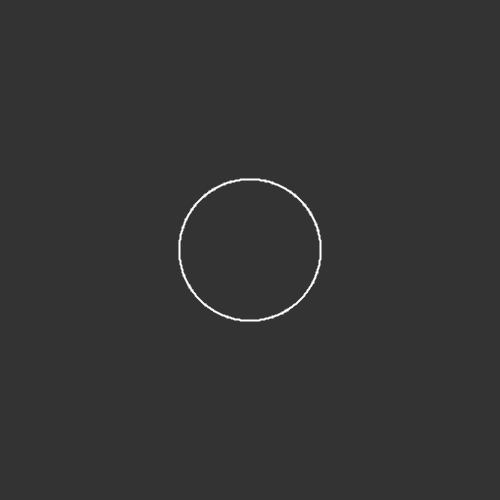
Frame 1 (no input)
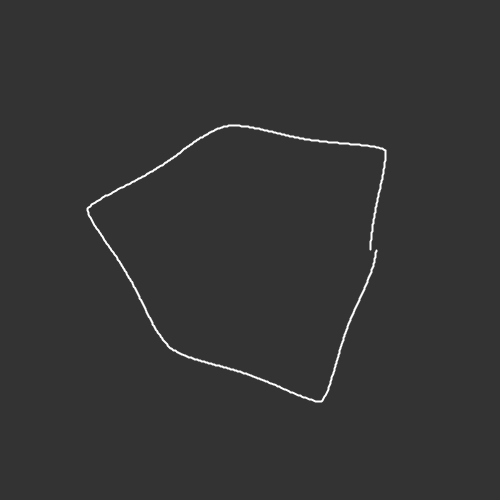
Frame 60 (the mouse pressed at the canvas centre just before this capture)
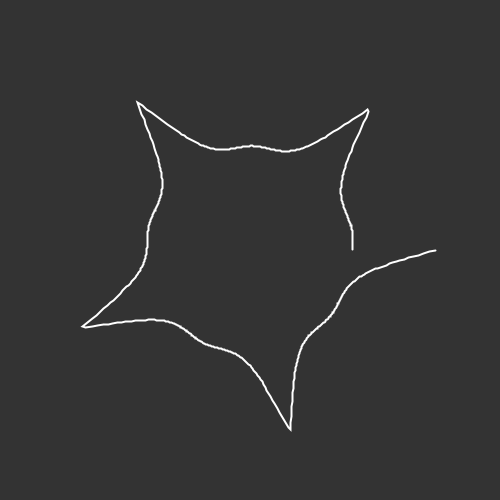
Frame 120 (the mouse held since frame 60 and released just before this capture)

The Processing sketch that drew these frames (run headless with seeded random() and noise(); from frame 60 on, the mouse is pressed at the canvas centre):

// Processing sketch: Superformula
// ── Superformula.pde
float t = 0;

void setup() {
  size(500, 500);
  noFill();
  stroke(255);
  strokeWeight(2);
}

void draw() {
  background(51);
  translate(width/2, height/2);
  beginShape();
  
  for (float theta = 0; theta <= TWO_PI; theta += 0.01) {
    float rad = superformula(theta,
      2, // a
      2, // b
      sin(t) * 10, // m 
      1, // n1
      sin(t) * 1.5 + 0.5, // n2
      cos(t) * 1.5 + 0.5  // n3
    );
    float x = rad * cos(theta) * 50;
    float y = rad * sin(theta) * 50;
    vertex(x, y);
  }
  
  endShape();
  t += 0.01;
}


float superformula(float theta, float a, float b, float m, float n1, float n2, float n3) {
  return pow(pow(abs(cos(m * theta / 4.0) / a), n2)
    + pow(abs(sin(m * theta / 4.0) / b), n3), -1.0 / n1);
}
